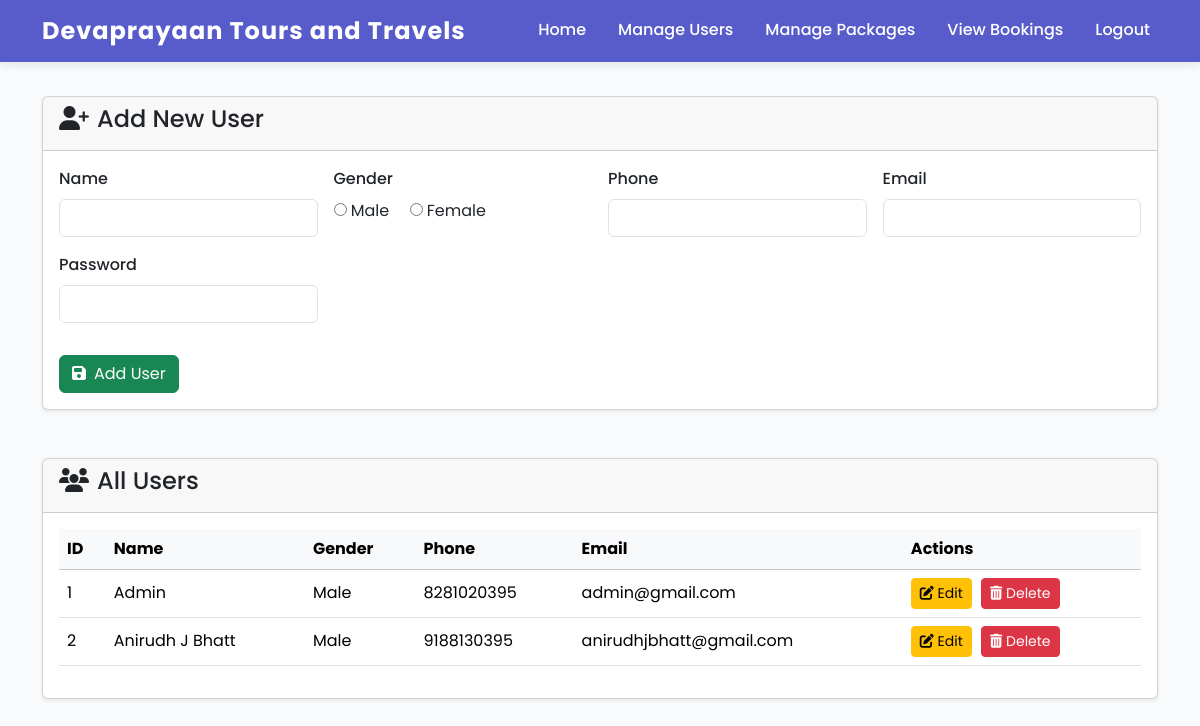
/Admin/manage-users.php (signed in), run on the app's committed database.
### tables this page shows
CREATE TABLE `users` (
  `User_ID` int(11) NOT NULL,
  `Name` varchar(50) NOT NULL,
  `Gender` varchar(50) NOT NULL,
  `Phone` varchar(10) NOT NULL,
  `Email` varchar(50) NOT NULL,
  `Password` varchar(50) NOT NULL,
  `Role` varchar(10) NOT NULL
);

### Admin/manage-users.php (the view, shortened to what this page needs)
<?php
    include '../includes/db.php';
    $sql = "SELECT * FROM users";
    $users = mysqli_query($conn, $sql);
?>
<!doctype html>
<html lang="en">
<head>
    <link href="https://cdn.jsdelivr.net/npm/bootstrap@5.3.3/dist/css/bootstrap.min.css" rel="stylesheet">
    <link rel="stylesheet" href="https://cdnjs.cloudflare.com/ajax/libs/font-awesome/6.4.2/css/all.min.css">
    <link href="../assets/css/style.css" rel="stylesheet">
</head>
<body>
    <?php include '../includes/admin-header.php'; ?>
    <div class="container mt-5 py-5">
        <div class="card mb-5 shadow-sm">
            <div class="card-header">
                <h4><i class="fas fa-user-plus me-2"></i>Add New User</h4>
            </div>
            <div class="card-body">
                <form method="POST">
                    <div class="row g-3">
                        <div class="col-md-3">
                            <label class="form-label">Name</label>
                            <input type="text" name="name" class="form-control" required>
                        </div>
                        <div class="col-md-3">
                            <label class="form-label">Gender</label><br>
                            <input type="radio" name="gender" value="Male" required> Male
                            <input type="radio" name="gender" value="Female" required class="ms-3"> Female
                        </div>
                        <div class="col-md-3">
                            <label class="form-label">Phone</label>
                            <input type="text" name="phone" class="form-control" required>
                        </div>
                        <div class="col-md-3">
                            <label class="form-label">Email</label>
                            <input type="email" name="email" class="form-control" required>
                        </div>
                        <div class="col-md-3">
                            <label class="form-label">Password</label>
                            <input type="password" name="password" class="form-control" required>
                        </div>
                        <div class="col-12">
                            <button type="submit" name="add_user" class="btn btn-success mt-3">
                                <i class="fas fa-save me-2"></i>Add User
                            </button>
                        </div>
                    </div>
                </form>
            </div>
        </div>
        <div class="card shadow-sm">
            <div class="card-header">
                <h4><i class="fas fa-users me-2"></i>All Users</h4>
            </div>
            <div class="card-body table-responsive">
                <table class="table table-hover align-middle">
                    <thead class="table-light">
                        <tr>
                            <th>ID</th>
                            <th>Name</th>
                            <th>Gender</th>
                            <th>Phone</th>
                            <th>Email</th>
                            <th>Actions</th>
                        </tr>
                    </thead>
                    <tbody>
                        <?php while($row = mysqli_fetch_assoc($users)): $i=1?>
                        <tr>
                            <td><?= $row['User_ID'] ?></td>
                            <td><?= htmlspecialchars($row['Name']) ?></td>
                            <td><?= htmlspecialchars($row['Gender']) ?></td>
                            <td><?= htmlspecialchars($row['Phone']) ?></td>
                            <td><?= htmlspecialchars($row['Email']) ?></td>
                            <td>
                                <button class="btn btn-sm btn-warning btn-space" data-bs-toggle="modal"
                                    data-bs-target="#editModal<?= $row['User_ID'] ?>">
                                    <i class="fas fa-edit"></i> Edit
                                </button>
                                <a href="manage-users.php?delete=<?= $row['User_ID'] ?>" class="btn btn-sm btn-danger"
                                   onclick="return confirm('Delete this user?')">
                                   <i class="fas fa-trash-alt"></i> Delete
                                </a>
                            </td>
                        </tr>
                        <?php endwhile; ?>
                    </tbody>
                </table>
            </div>
        </div>
    </div>
</body>
</html>

### assets/css/style.css (style rules this page uses)
body { font-family: 'Poppins', sans-serif; background: #f8fafc; scroll-behavior: smooth; transition: background 0.4s, color 0.4s; display: flex; flex-direction: column; min-height: 100vh; }

### Admin/manage-users.php (style rules this page uses)
body { background-color: #f8f9fa; }
.card { border-radius: 0.5rem; }
.card-header { background-color: #007bff; color: #fff; font-weight: 500; }
.btn-space { margin-right: 5px; }
.form-label { font-weight: 500; }

### data on the page
users: User_ID "1", Name "Admin", Gender "Male", Phone "8281020395", Email "admin@gmail.com"
users: User_ID "2", Name "Anirudh J Bhatt", Gender "Male", Phone "9188130395", Email "anirudhjbhatt@gmail.com"
